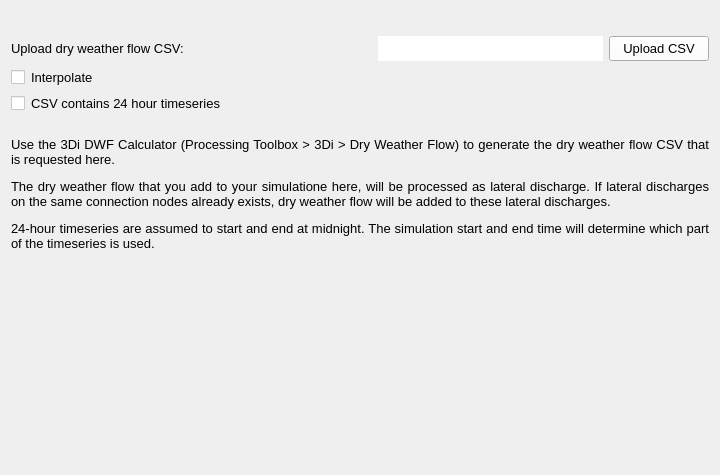
<?xml version="1.0" encoding="UTF-8"?>
<ui version="4.0">
 <class>Form</class>
 <widget class="QWidget" name="Form">
  <property name="geometry">
   <rect>
    <x>0</x>
    <y>0</y>
    <width>720</width>
    <height>475</height>
   </rect>
  </property>
  <property name="minimumSize">
   <size>
    <width>720</width>
    <height>0</height>
   </size>
  </property>
  <property name="palette">
   <palette>
    <active>
     <colorrole role="Button">
      <brush brushstyle="SolidPattern">
       <color alpha="255">
        <red>255</red>
        <green>255</green>
        <blue>255</blue>
       </color>
      </brush>
     </colorrole>
    </active>
    <inactive>
     <colorrole role="Button">
      <brush brushstyle="SolidPattern">
       <color alpha="255">
        <red>255</red>
        <green>255</green>
        <blue>255</blue>
       </color>
      </brush>
     </colorrole>
    </inactive>
    <disabled>
     <colorrole role="Button">
      <brush brushstyle="SolidPattern">
       <color alpha="255">
        <red>255</red>
        <green>255</green>
        <blue>255</blue>
       </color>
      </brush>
     </colorrole>
    </disabled>
   </palette>
  </property>
  <property name="font">
   <font>
    <family>Segoe UI</family>
    <pointsize>12</pointsize>
   </font>
  </property>
  <property name="windowTitle">
   <string>Form</string>
  </property>
  <layout class="QGridLayout" name="gridLayout">
   <item row="15" column="0">
    <spacer name="verticalSpacer_4">
     <property name="orientation">
      <enum>Qt::Vertical</enum>
     </property>
     <property name="sizeHint" stdset="0">
      <size>
       <width>20</width>
       <height>40</height>
      </size>
     </property>
    </spacer>
   </item>
   <item row="1" column="0">
    <spacer name="verticalSpacer_2">
     <property name="orientation">
      <enum>Qt::Vertical</enum>
     </property>
     <property name="sizeType">
      <enum>QSizePolicy::Fixed</enum>
     </property>
     <property name="sizeHint" stdset="0">
      <size>
       <width>20</width>
       <height>25</height>
      </size>
     </property>
    </spacer>
   </item>
   <item row="0" column="0">
    <layout class="QVBoxLayout" name="svg_lout">
     <property name="bottomMargin">
      <number>0</number>
     </property>
    </layout>
   </item>
   <item row="5" column="0">
    <layout class="QHBoxLayout" name="horizontalLayout_5">
     <property name="bottomMargin">
      <number>0</number>
     </property>
     <item>
      <widget class="QLabel" name="dwf_layout">
       <property name="minimumSize">
        <size>
         <width>150</width>
         <height>20</height>
        </size>
       </property>
       <property name="maximumSize">
        <size>
         <width>16777215</width>
         <height>16777215</height>
        </size>
       </property>
       <property name="font">
        <font>
         <family>Segoe UI</family>
         <pointsize>10</pointsize>
        </font>
       </property>
       <property name="text">
        <string>Upload dry weather flow CSV:</string>
       </property>
      </widget>
     </item>
     <item>
      <spacer name="horizontalSpacer_2">
       <property name="orientation">
        <enum>Qt::Horizontal</enum>
       </property>
       <property name="sizeHint" stdset="0">
        <size>
         <width>40</width>
         <height>20</height>
        </size>
       </property>
      </spacer>
     </item>
     <item>
      <widget class="QLineEdit" name="dwf_upload">
       <property name="enabled">
        <bool>true</bool>
       </property>
       <property name="sizePolicy">
        <sizepolicy hsizetype="Preferred" vsizetype="Preferred">
         <horstretch>0</horstretch>
         <verstretch>0</verstretch>
        </sizepolicy>
       </property>
       <property name="minimumSize">
        <size>
         <width>225</width>
         <height>25</height>
        </size>
       </property>
       <property name="maximumSize">
        <size>
         <width>16777215</width>
         <height>16777215</height>
        </size>
       </property>
       <property name="font">
        <font>
         <pointsize>10</pointsize>
        </font>
       </property>
       <property name="styleSheet">
        <string notr="true">QLineEdit {background-color: white;}</string>
       </property>
       <property name="frame">
        <bool>false</bool>
       </property>
       <property name="readOnly">
        <bool>true</bool>
       </property>
      </widget>
     </item>
     <item>
      <widget class="QPushButton" name="pb_upload_dwf">
       <property name="sizePolicy">
        <sizepolicy hsizetype="Minimum" vsizetype="Preferred">
         <horstretch>0</horstretch>
         <verstretch>0</verstretch>
        </sizepolicy>
       </property>
       <property name="minimumSize">
        <size>
         <width>100</width>
         <height>25</height>
        </size>
       </property>
       <property name="maximumSize">
        <size>
         <width>16777215</width>
         <height>16777215</height>
        </size>
       </property>
       <property name="font">
        <font>
         <family>Segoe UI</family>
         <pointsize>10</pointsize>
        </font>
       </property>
       <property name="text">
        <string>Upload CSV</string>
       </property>
      </widget>
     </item>
    </layout>
   </item>
   <item row="7" column="0">
    <layout class="QHBoxLayout" name="horizontalLayout">
     <property name="bottomMargin">
      <number>0</number>
     </property>
     <item>
      <widget class="QCheckBox" name="cb_24h">
       <property name="minimumSize">
        <size>
         <width>14</width>
         <height>14</height>
        </size>
       </property>
       <property name="maximumSize">
        <size>
         <width>14</width>
         <height>14</height>
        </size>
       </property>
       <property name="palette">
        <palette>
         <active>
          <colorrole role="Button">
           <brush brushstyle="SolidPattern">
            <color alpha="255">
             <red>255</red>
             <green>255</green>
             <blue>255</blue>
            </color>
           </brush>
          </colorrole>
          <colorrole role="Base">
           <brush brushstyle="SolidPattern">
            <color alpha="255">
             <red>255</red>
             <green>255</green>
             <blue>255</blue>
            </color>
           </brush>
          </colorrole>
          <colorrole role="Window">
           <brush brushstyle="SolidPattern">
            <color alpha="255">
             <red>255</red>
             <green>255</green>
             <blue>255</blue>
            </color>
           </brush>
          </colorrole>
         </active>
         <inactive>
          <colorrole role="Button">
           <brush brushstyle="SolidPattern">
            <color alpha="255">
             <red>255</red>
             <green>255</green>
             <blue>255</blue>
            </color>
           </brush>
          </colorrole>
          <colorrole role="Base">
           <brush brushstyle="SolidPattern">
            <color alpha="255">
             <red>255</red>
             <green>255</green>
             <blue>255</blue>
            </color>
           </brush>
          </colorrole>
          <colorrole role="Window">
           <brush brushstyle="SolidPattern">
            <color alpha="255">
             <red>255</red>
             <green>255</green>
             <blue>255</blue>
            </color>
           </brush>
          </colorrole>
         </inactive>
         <disabled>
          <colorrole role="Button">
           <brush brushstyle="SolidPattern">
            <color alpha="255">
             <red>255</red>
             <green>255</green>
             <blue>255</blue>
            </color>
           </brush>
          </colorrole>
          <colorrole role="Base">
           <brush brushstyle="SolidPattern">
            <color alpha="255">
             <red>255</red>
             <green>255</green>
             <blue>255</blue>
            </color>
           </brush>
          </colorrole>
          <colorrole role="Window">
           <brush brushstyle="SolidPattern">
            <color alpha="255">
             <red>255</red>
             <green>255</green>
             <blue>255</blue>
            </color>
           </brush>
          </colorrole>
         </disabled>
        </palette>
       </property>
       <property name="font">
        <font>
         <family>Segoe UI</family>
         <pointsize>15</pointsize>
        </font>
       </property>
       <property name="styleSheet">
        <string notr="true">QCheckBox{background-color: white;}</string>
       </property>
       <property name="text">
        <string/>
       </property>
      </widget>
     </item>
     <item>
      <widget class="QLabel" name="label_2">
       <property name="minimumSize">
        <size>
         <width>200</width>
         <height>20</height>
        </size>
       </property>
       <property name="maximumSize">
        <size>
         <width>16777215</width>
         <height>16777215</height>
        </size>
       </property>
       <property name="font">
        <font>
         <pointsize>10</pointsize>
        </font>
       </property>
       <property name="text">
        <string>CSV contains 24 hour timeseries</string>
       </property>
      </widget>
     </item>
    </layout>
   </item>
   <item row="6" column="0">
    <layout class="QHBoxLayout" name="horizontalLayout_4">
     <item>
      <widget class="QCheckBox" name="cb_interpolate_dwf">
       <property name="minimumSize">
        <size>
         <width>14</width>
         <height>14</height>
        </size>
       </property>
       <property name="maximumSize">
        <size>
         <width>14</width>
         <height>14</height>
        </size>
       </property>
       <property name="font">
        <font>
         <family>Segoe UI</family>
         <pointsize>10</pointsize>
        </font>
       </property>
       <property name="layoutDirection">
        <enum>Qt::RightToLeft</enum>
       </property>
       <property name="styleSheet">
        <string notr="true">QCheckBox{background-color: white;}</string>
       </property>
       <property name="text">
        <string/>
       </property>
       <property name="checked">
        <bool>false</bool>
       </property>
      </widget>
     </item>
     <item>
      <widget class="QLabel" name="label_11">
       <property name="minimumSize">
        <size>
         <width>75</width>
         <height>20</height>
        </size>
       </property>
       <property name="maximumSize">
        <size>
         <width>16777215</width>
         <height>16777215</height>
        </size>
       </property>
       <property name="font">
        <font>
         <pointsize>10</pointsize>
        </font>
       </property>
       <property name="text">
        <string>Interpolate</string>
       </property>
      </widget>
     </item>
    </layout>
   </item>
   <item row="14" column="0">
    <widget class="QLabel" name="label">
     <property name="sizePolicy">
      <sizepolicy hsizetype="Preferred" vsizetype="Minimum">
       <horstretch>0</horstretch>
       <verstretch>0</verstretch>
      </sizepolicy>
     </property>
     <property name="text">
      <string>&lt;html&gt;&lt;head/&gt;&lt;body&gt;&lt;p align=&quot;justify&quot;&gt;&lt;br/&gt;&lt;span style=&quot; font-size:10pt;&quot;&gt;Use the 3Di DWF Calculator (Processing Toolbox &amp;gt; 3Di &amp;gt; Dry Weather Flow) to generate the dry weather flow CSV that is requested here.&lt;/span&gt;&lt;/p&gt;&lt;p align=&quot;justify&quot;&gt;&lt;span style=&quot; font-size:10pt;&quot;&gt;The dry weather flow that you add to your simulatione here, will be processed as lateral discharge. If lateral discharges on the same connection nodes already exists, dry weather flow will be added to these lateral discharges.&lt;/span&gt;&lt;/p&gt;&lt;p align=&quot;justify&quot;&gt;&lt;span style=&quot; font-size:10pt;&quot;&gt;24-hour timeseries are assumed to start and end at midnight. The simulation start and end time will determine which part of the timeseries is used.&lt;/span&gt;&lt;/p&gt;&lt;/body&gt;&lt;/html&gt;</string>
     </property>
     <property name="textFormat">
      <enum>Qt::RichText</enum>
     </property>
     <property name="wordWrap">
      <bool>true</bool>
     </property>
    </widget>
   </item>
  </layout>
 </widget>
 <resources/>
 <connections/>
</ui>
